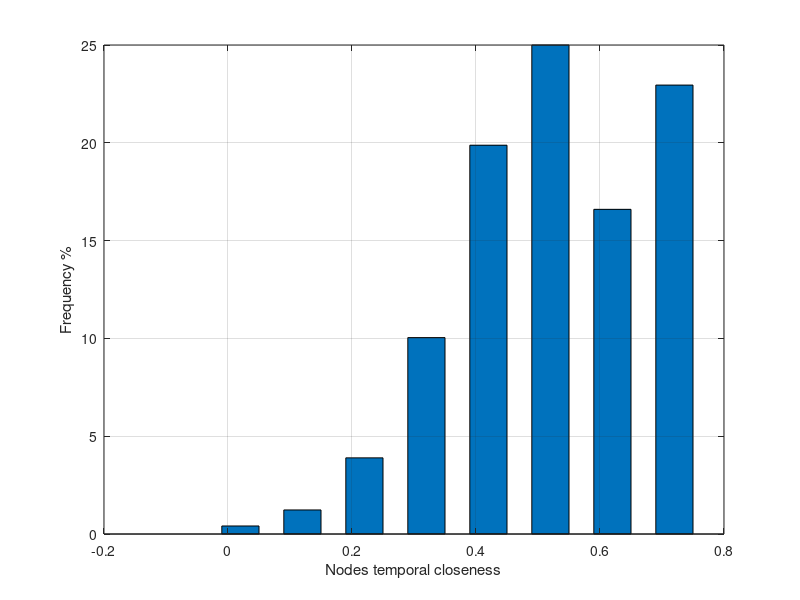

MATLAB code for this plot:
load ClosenessImportantNodes.txt;     %  read data into the my_xy matrix
data = ClosenessImportantNodes(:,3)/(78*6000);
%x=['2 \lt 2.25','2 \lt 2.25','2 \lt 2.25','2 \lt 2.25','2 \lt 2.25','2 \lt 2.25','2 \lt 2.25','2 \lt 2.25' ];
%y = randn(10000,1);
[a,b]=hist(data(:),0.02:0.1:0.8); 
bar(b,(a*100)/(488),0.60);
%[h,b] = std(data(:));
%figure;
%plot(b,h);
xlabel('Nodes temporal closeness');
ylabel('Frequency %');
grid on;

%plot(Prob,Err1,'r.-',Prob,Err2,'b.-',Prob,Err3,'g.-',Prob,Err4,'c.-',Prob,Err5,'y.-');
%xlabel('P_{err}');           % add axis labels and plot title
%ylabel('Temporal Robustness');

%axis([0.000075 1.000 0.0 1.000],[0.000075 1.000 0.0 1.000]);
%set(gca,'XGrid','on','YGrid','on');
%set(gca,'gridlinestyle','--')
%grid on;
%legend('p = 10^{-4}','p = 10^{-3}','p = 10^{-2}','p = 10^{-1}','p = 1');

%title('Mean monthly precipitation at Portland International Airport');
%plot(Prob,EffSim,'bx-',Prob,EffTheor,'ro-');     %  plot precip vs. month with circles
